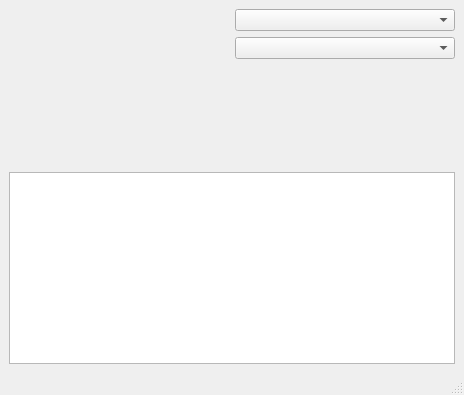
<?xml version="1.0" encoding="UTF-8"?>
<ui version="4.0">
 <class>orderClusterTest</class>
 <widget class="QMainWindow" name="orderClusterTest">
  <property name="geometry">
   <rect>
    <x>0</x>
    <y>0</y>
    <width>464</width>
    <height>395</height>
   </rect>
  </property>
  <property name="windowTitle">
   <string>Order Cluster Test</string>
  </property>
  <widget class="QWidget" name="centralwidget">
   <layout class="QGridLayout" name="gridLayout">
    <item row="0" column="1">
     <widget class="XComboBox" name="_type"/>
    </item>
    <item row="3" column="0" colspan="2">
     <widget class="XTextEdit" name="_show"/>
    </item>
    <item row="2" column="1">
     <spacer name="verticalSpacer">
      <property name="orientation">
       <enum>Qt::Vertical</enum>
      </property>
      <property name="sizeHint" stdset="0">
       <size>
        <width>20</width>
        <height>40</height>
       </size>
      </property>
     </spacer>
    </item>
    <item row="0" column="0" rowspan="3">
     <widget class="OrderCluster" name="_widget"/>
    </item>
    <item row="1" column="1">
     <widget class="XComboBox" name="_status"/>
    </item>
   </layout>
  </widget>
  <widget class="QMenuBar" name="menubar">
   <property name="geometry">
    <rect>
     <x>0</x>
     <y>0</y>
     <width>464</width>
     <height>22</height>
    </rect>
   </property>
  </widget>
  <widget class="QStatusBar" name="statusbar"/>
 </widget>
 <customwidgets>
  <customwidget>
   <class>OrderCluster</class>
   <extends>QWidget</extends>
   <header>ordercluster.h</header>
  </customwidget>
  <customwidget>
   <class>XComboBox</class>
   <extends>QComboBox</extends>
   <header>xcombobox.h</header>
  </customwidget>
  <customwidget>
   <class>XTextEdit</class>
   <extends>QTextEdit</extends>
   <header>xtextedit.h</header>
  </customwidget>
 </customwidgets>
 <resources/>
 <connections/>
</ui>
